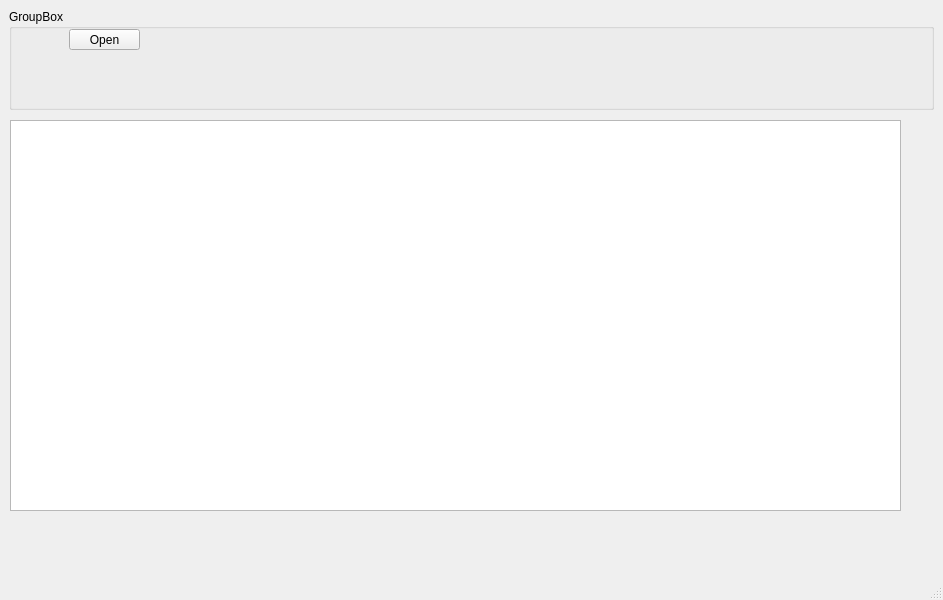
<?xml version="1.0" encoding="UTF-8"?>
<ui version="4.0">
 <class>lscpedit</class>
 <widget class="QMainWindow" name="lscpedit">
  <property name="geometry">
   <rect>
    <x>0</x>
    <y>0</y>
    <width>943</width>
    <height>600</height>
   </rect>
  </property>
  <property name="windowTitle">
   <string>lscpedit</string>
  </property>
  <widget class="QWidget" name="centralwidget">
   <property name="enabled">
    <bool>true</bool>
   </property>
   <widget class="QGroupBox" name="groupBox">
    <property name="geometry">
     <rect>
      <x>9</x>
      <y>9</y>
      <width>925</width>
      <height>101</height>
     </rect>
    </property>
    <property name="sizePolicy">
     <sizepolicy hsizetype="Preferred" vsizetype="Preferred">
      <horstretch>0</horstretch>
      <verstretch>0</verstretch>
     </sizepolicy>
    </property>
    <property name="title">
     <string>GroupBox</string>
    </property>
    <widget class="QPushButton" name="openFilebtn">
     <property name="geometry">
      <rect>
       <x>60</x>
       <y>20</y>
       <width>71</width>
       <height>21</height>
      </rect>
     </property>
     <property name="text">
      <string>Open</string>
     </property>
    </widget>
   </widget>
   <widget class="QPlainTextEdit" name="plainTextEdit">
    <property name="geometry">
     <rect>
      <x>10</x>
      <y>120</y>
      <width>891</width>
      <height>391</height>
     </rect>
    </property>
   </widget>
  </widget>
  <widget class="QMenuBar" name="menubar">
   <property name="geometry">
    <rect>
     <x>0</x>
     <y>0</y>
     <width>943</width>
     <height>22</height>
    </rect>
   </property>
  </widget>
  <widget class="QStatusBar" name="statusbar"/>
 </widget>
 <resources/>
 <connections/>
</ui>
